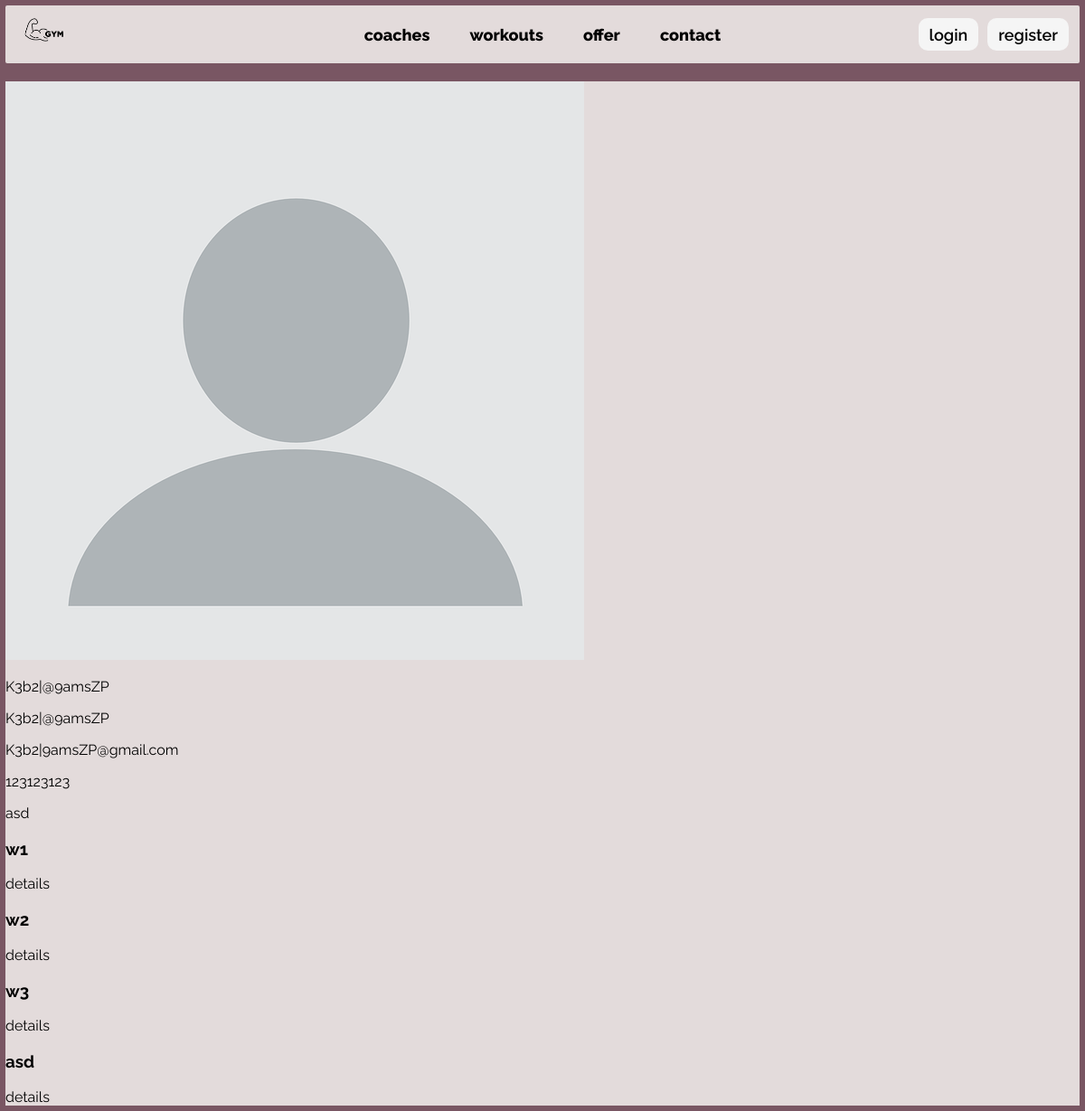
Page /users/coaches/3 on the earlier database version.
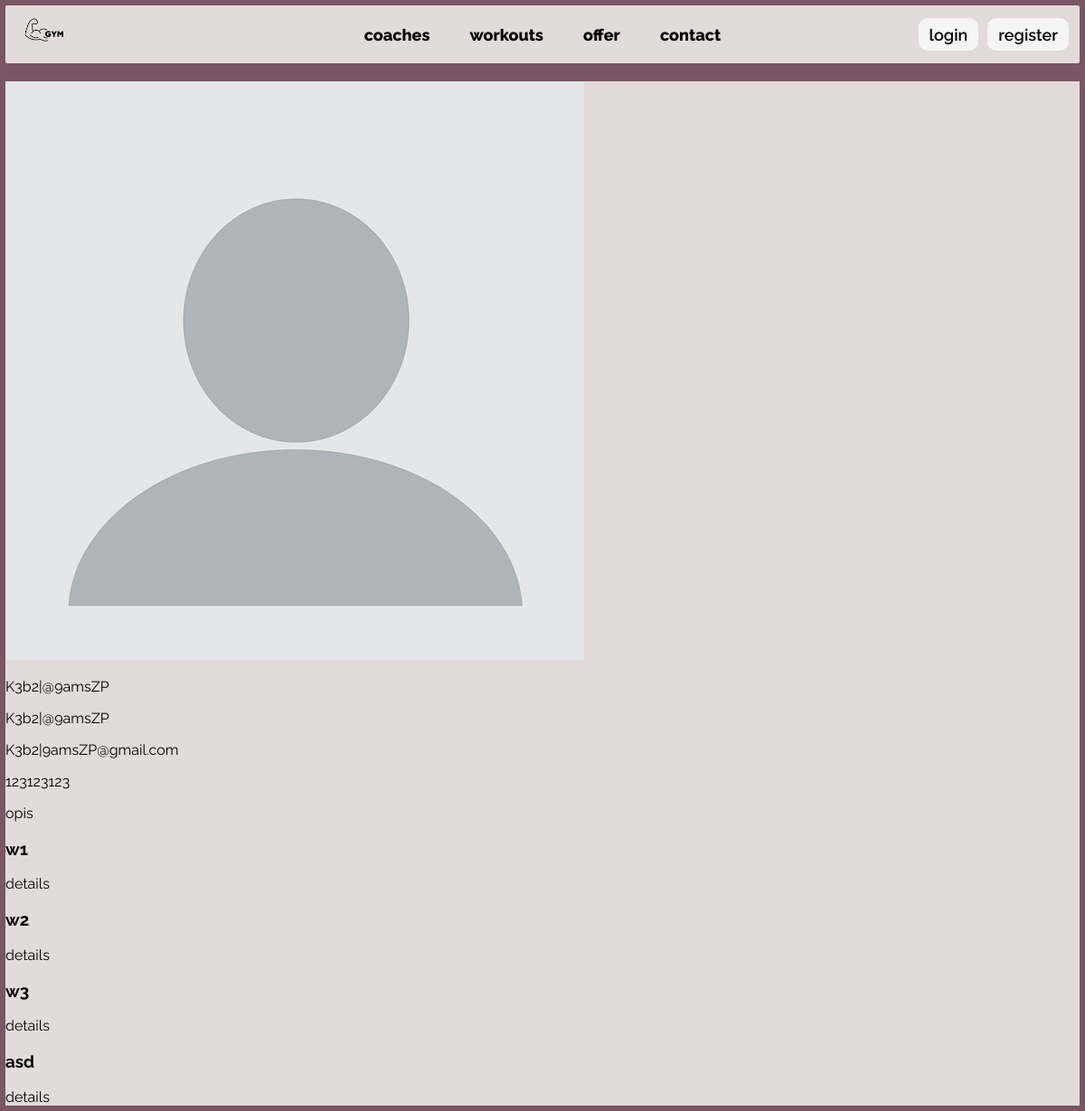
Same page on the later database version.
### users/models.py (models this page shows)
class User(AbstractUser):
    is_coach = models.BooleanField()
    profile_picture = models.ImageField(upload_to='profile_pictures/',
                                        default='profile_pictures/default.png')
    gender = models.CharField(
        choices=[('M', 'Male'),
                 ('F', 'Female')],
        max_length=1)

class Coach(models.Model):
    user = models.OneToOneField(User, on_delete=models.PROTECT, related_name='coach')
    hourly_rate = models.FloatField()
    description = models.TextField(null=True)
    phone_number = models.IntegerField(null=True)

### users/views.py (the view)
# urls.py: path("coaches/<int:coach_id>", views.coach_info, name="coach_info"), ## dodaj imie i nazwisko w linku
def coach_info(request, coach_id):
    try:
        coach = User.objects.get(id=coach_id)
        workouts = Workout.objects.filter(coach=coach)
        context = {
            'coach': coach,
            "workouts": workouts,
        }
        return render(request, 'users/coach_page.html', context)
    except User.DoesNotExist:
        return HttpResponse('no such user')

### users/templates/users/coach_page.html (shortened to what this page needs)
{% extends 'core/index.html' %}
{% block content %}
<img alt="profile_picture" src="{{coach.profile_picture.url}}">
<div>
    <p>{{coach.first_name}}</p>
    <p>{{coach.last_name}}</p>
    <p>{{coach.email}}</p>
    <p>{{coach.coach.phone_number}}</p>
</div>
<p>{{coach.coach.description}}</p>
{% for workout in workouts %}
<h3>{{workout.name}}</h3>
<a href="{% url 'workout:details_workout' workout.id%}" >details</a>
{% endfor %}
{% endblock %}

Differences in the rows shown:
changed User "K3b2|@9amsZP": coach.description "asd" → "opis"
